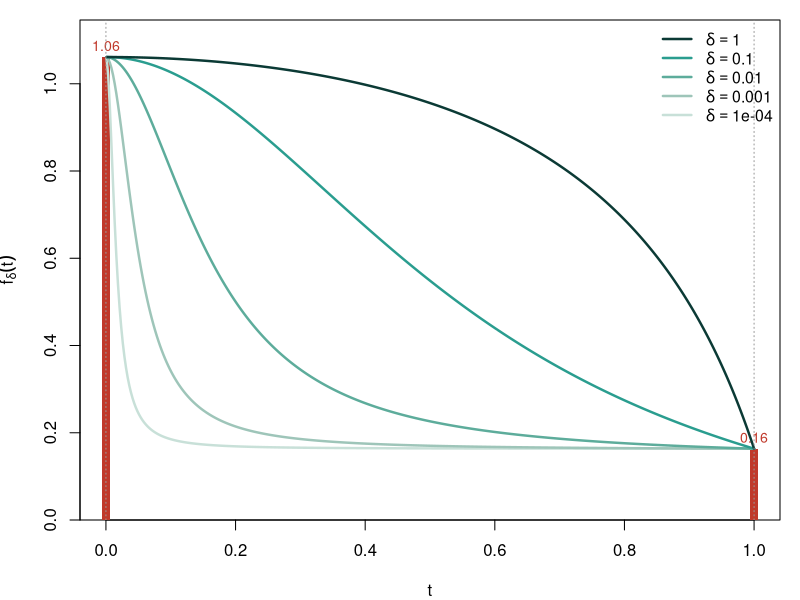

This figure's R source:
## ---- chunk 1
#| label: relaxation-1d
#| echo: false
#| fig-width: 7
#| fig-height: 4
#| fig-cap: "The relaxed objective $f_\\delta(t)$ for a single-feature Gaussian regression, plotted over $t \\in [0, 1]$ for several values of $\\delta$. The endpoints are fixed: $f_\\delta(0)$ equals the null-model loss; $f_\\delta(1)$ equals the OLS-fit loss. As $\\delta$ grows, the curve becomes more peaked toward the vertex $t = 1$."

set.seed(1)
n <- 100
x <- rnorm(n)
beta_true <- 1.5
y <- beta_true * x + 0.6 * rnorm(n)

# Centre to drop intercept
x <- x - mean(x); y <- y - mean(y)
Sxx <- sum(x^2); Sxy <- sum(x * y); Syy <- sum(y^2)

# Inner FOC: minimise (1/2n) sum (y - t*beta*x)^2 + delta*(1 - t^2)*beta^2
# Optimum: beta_hat(t) = (t/n) Sxy / ((t^2/n) Sxx + 2 delta (1 - t^2))
#                     = t Sxy / (t^2 Sxx + 2 n delta (1 - t^2))
fhat <- function(t, delta) {
  beta <- t * Sxy / (t^2 * Sxx + 2 * n * delta * (1 - t^2))
  resid2 <- Syy - 2 * t * beta * Sxy + t^2 * beta^2 * Sxx
  resid2 / (2 * n) + delta * (1 - t^2) * beta^2
}

tt <- seq(0.001, 1, length.out = 400)
deltas <- c(0.0001, 0.001, 0.01, 0.1, 1)
cols <- c("#c8e0d8", "#9ec5b9", "#5dac9b", "#2a9d8f", "#0b3a35")

# Endpoint values (same for all delta, since the curvature penalty vanishes
# at t in {0, 1}).
f0 <- Syy / (2 * n)                       # null-model loss
f1 <- (Syy - Sxy^2 / Sxx) / (2 * n)       # OLS-fit loss

par(mar = c(4, 4, 1, 1))
ymax <- f0 * 1.08
plot(NA, xlim = c(0, 1), ylim = c(0, ymax),
     xlab = expression(t), ylab = expression(f[delta](t)),
     yaxs = "i")

# Endpoint bars at t = 0 (null model) and t = 1 (OLS)
bar_w <- 0.02 / 3
rect(-bar_w, 0, bar_w, f0, col = "#c0392b", border = NA)
rect(1 - bar_w, 0, 1 + bar_w, f1, col = "#c0392b", border = NA)
text(0,  f0, sprintf("%.2f", f0), pos = 3, offset = 0.3, cex = 0.85, col = "#c0392b")
text(1,  f1, sprintf("%.2f", f1), pos = 3, offset = 0.3, cex = 0.85, col = "#c0392b")

for (i in seq_along(deltas)) {
  lines(tt, fhat(tt, deltas[i]), col = cols[i], lwd = 2.4)
}
abline(v = c(0, 1), lty = 3, col = "grey60")
legend("topright",
       legend = sapply(rev(deltas), function(d) bquote(delta == .(d))),
       col = rev(cols), lwd = 2.4, bty = "n", cex = 0.95)
